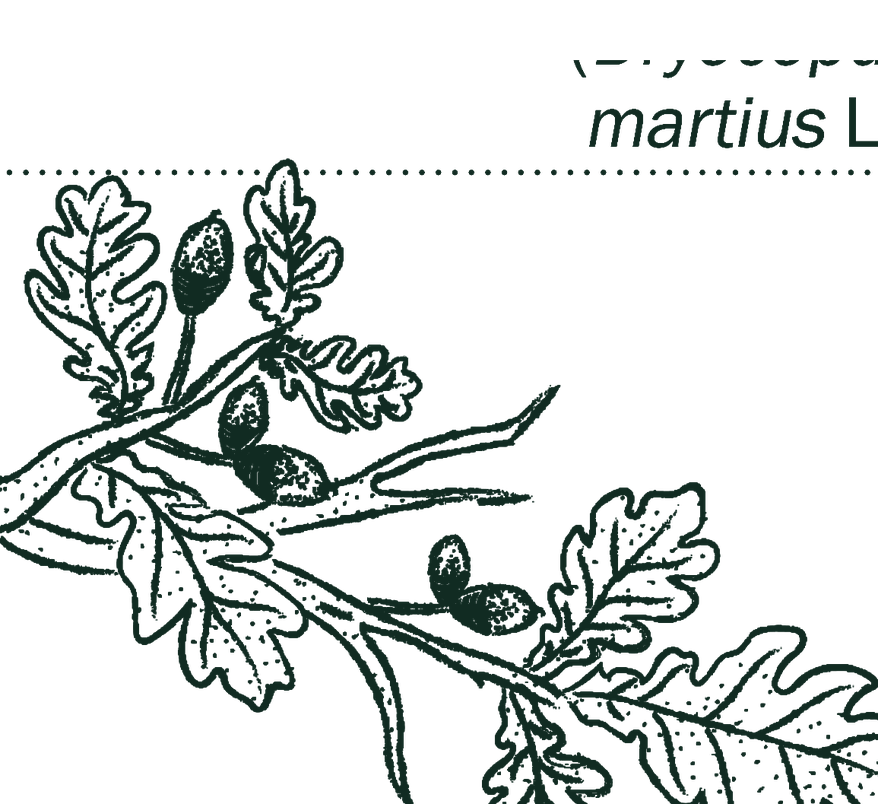
#> input picture assets/img/ilustracije/hrast-grana.png, 878 x 804 px, shrunk from 1155 x 1057 before the run, found by its file name
$ python postprocess.py
#> lines starting #> are read from the running program, lines starting #| are printed output that depends on the picture
from PIL import Image

def clear_rects(path, frac_rects=None, top_frac=None):
#> called with path = 'assets/img/ilustracije/hrast-grana.png', top_frac = 0.075
    im = Image.open(path).convert('RGBA')
#> im is the input picture: PIL image 878x804 RGBA; mean R, G, B, A 3.2, 9, 6.9, 40.1
    w, h = im.size
#> w = 878; h = 804
    px = im.load()
    if top_frac is not None:
        for y in range(0, int(h * top_frac)):
            for x in range(w):
                r, g, b, a = px[x, y]
                px[x, y] = (r, g, b, 0)
    for x0, y0, x1, y1 in (frac_rects or []):
        for y in range(int(h * y0), int(h * y1)):
            for x in range(int(w * x0), int(w * x1)):
                r, g, b, a = px[x, y]
                px[x, y] = (r, g, b, 0)
    im.save(path)
    print('post', path, im.size)
#| post assets/img/ilustracije/hrast-grana.png (878, 804)

clear_rects('assets/img/ilustracije/hrast-grana.png', top_frac=0.075)
clear_rects('assets/img/ilustracije/mahovina.png', top_frac=0.062)
#> call 2 of clear_rects, with path = 'assets/img/ilustracije/mahovina.png', top_frac = 0.062
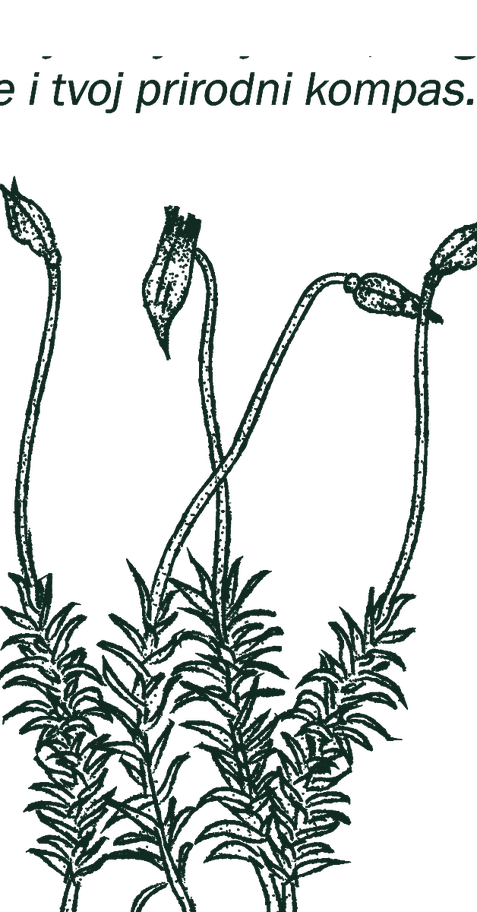
#> input picture assets/img/ilustracije/mahovina.png, 477 x 912 px, shrunk from 628 x 1200 before the run, found by its file name
#> in clear_rects, im is the input picture: PIL image 477x912 RGBA; mean R, G, B, A 3.7, 10.6, 8.2, 45.3
#| post assets/img/ilustracije/mahovina.png (477, 912)
clear_rects('assets/img/ilustracije/jelen.png', frac_rects=[(0.595, 0.30, 0.64, 0.325)])
#> call 3 of clear_rects, with path = 'assets/img/ilustracije/jelen.png'
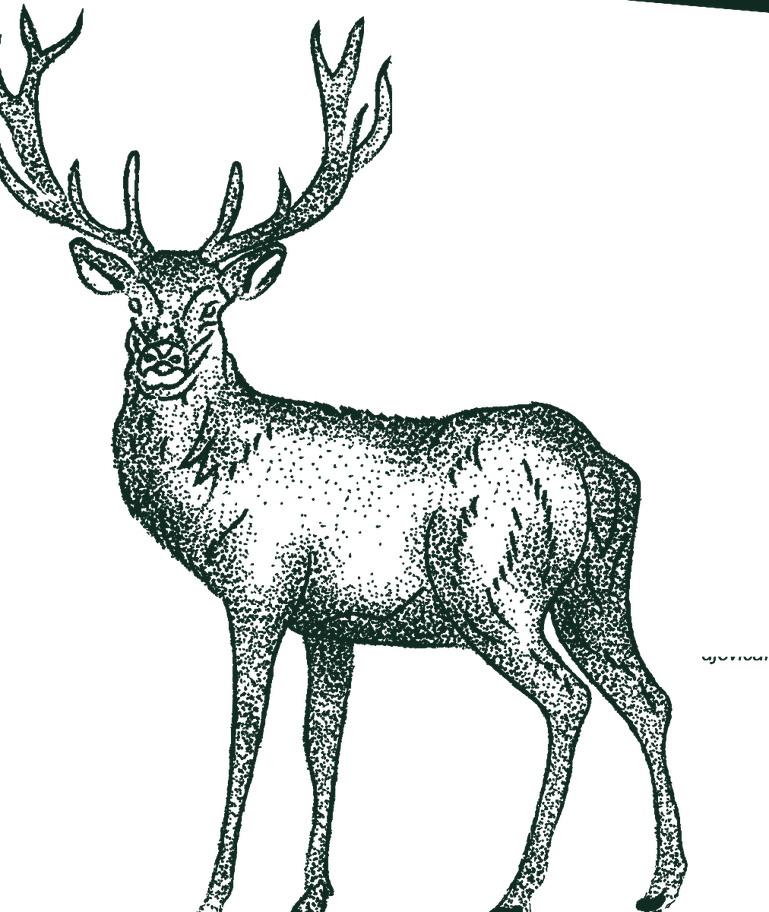
#> input picture assets/img/ilustracije/jelen.png, 769 x 912 px, shrunk from 1012 x 1200 before the run, found by its file name
#> in clear_rects, im is the input picture: PIL image 769x912 RGBA; mean R, G, B, A 3.3, 9.1, 7, 36.6
#| post assets/img/ilustracije/jelen.png (769, 912)
